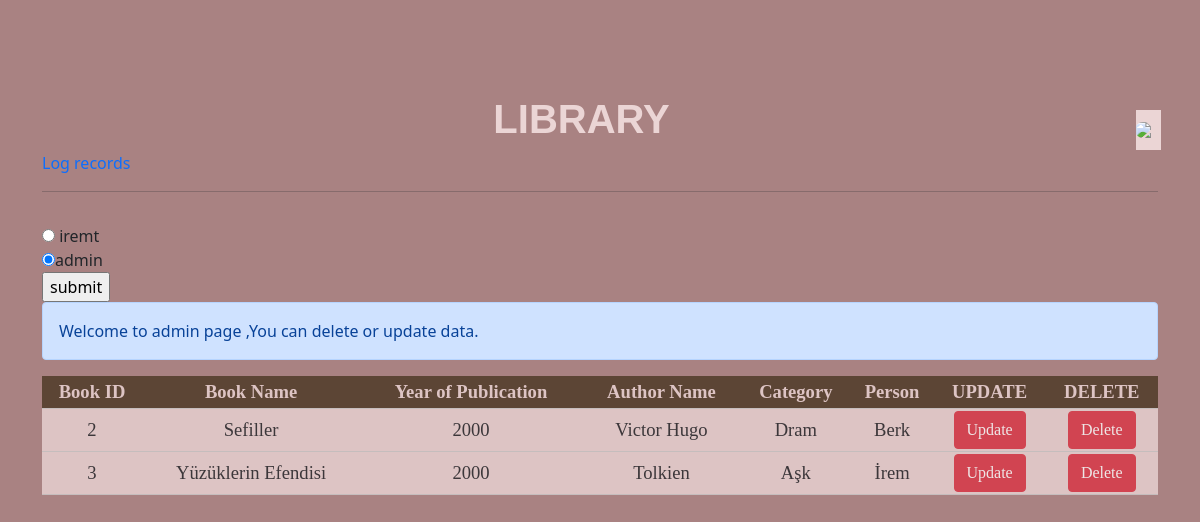
/admin, run on an earlier commit of the app's database.
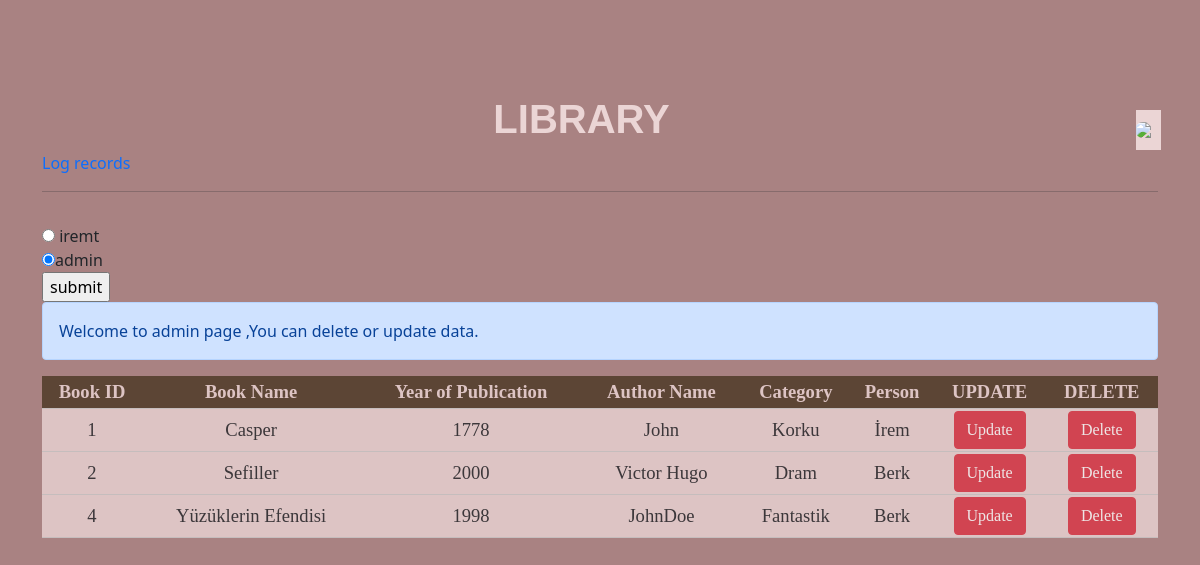
And on a later commit of the database.
### app.py (models this page shows, shortened)
class Uye(db.Model):
    uye_id=db.Column(db.Integer,primary_key=True)
    uye_kullaniciadi=db.Column(db.String,nullable=False)
    uye_sifre=db.Column(db.String,nullable=False)
    uye_durum=db.Column(db.Boolean,nullable=False)

### db/library.py (models this page shows, shortened)
class Library(db.Model):
    BookID=db.Column(db.Integer,primary_key=True)
    BookName=db.Column(db.String,nullable=False)
    Yearofpublication=db.Column(db.String,nullable=False)
    AuthorName=db.Column(db.String,nullable=False)
    Category=db.Column(db.String,nullable=False)
    Addp=db.Column(db.String,nullable=False)
    Book=db.relationship("Log",backref='library')

### app.py (the view)
@app.route("/admin", methods=["POST","GET"])
def admin():
    admins=db.session.query(Uye).filter(Uye.uye_durum==True).all()
    if request.method=="POST":
        selectAdmin=request.form.get('select')
        return render_template("admin.html",selectAdmin=selectAdmin,books=books)
    return render_template("admin.html",books=books,admins=admins)

### templates/admin.html (shortened to what this page needs)
<!DOCTYPE html>
<html lang="en">
<head>
	<link href="https://cdn.jsdelivr.net/npm/bootstrap@5.1.0/dist/css/bootstrap.min.css" rel="stylesheet">
</head>
<div class="navigation">
	<a class="button" href="http://127.0.0.1:5000/">
  	<img src="http://cdn.onlinewebfonts.com/svg/img_409252.png">
	</a>
	</div>
<body>
	<div style="margin-Top:95px;" class="container">
		<center><h3><b>LIBRARY</h3></b></center>
		<a href="http://127.0.0.1:5000/log">Log records</a>
		 <hr>
		 <table class="table">
		<table>
		<tr>
			<th>Book ID</th>
			<th>Book Name</th>
			<th>Year of Publication</th>
			<th>Author Name</th>
			<th>Category</th>
			<th>Person</th>
			<th>UPDATE</th>
			<th>DELETE</th>
		</tr>
		<tr>
		<form  action="/admin" method="POST">
		   <div class="admins">
		  {%for admin in admins%}
          <input type="radio" value={{admin.uye_kullaniciadi}} name="select" checked/>
		  <label for="select" class="radio">{{admin.uye_kullaniciadi}}</label>
            </div>
			{%endfor%}
			<br>
			<input type="submit" value="submit" href="http://127.0.0.1:5000/admin">
		  <div class="alert alert-primary" role="alert">
			Welcome to admin page {{selectAdmin}},You can delete or update data.
		{% for veri in books %}
			<td>{{veri.BookID}}</td>
			<td>{{veri.BookName}}</td>
			<td>{{veri.Yearofpublication}}</td>
			<td>{{veri.AuthorName}}</td>
			<td>{{veri.Category}}</td>
			<td>{{veri.Addp}} </td>
			<td><a href="/add/update/{{veri.BookID}}" class="btn btn-danger">Update</a></td>
            <td><a href="/add/delete/{{veri.BookID}}" class="btn btn-danger">Delete</a></td>
		</div>
			{%endfor%}
		<br><br><br>
		</body>
		</html>

What changed in the data, as far as the page shows it:
removed Library: BookID "3", BookName "Yüzüklerin Efendisi", Yearofpublication "2000", AuthorName "Tolkien", Category "Aşk", Addp "İrem"
added Library: BookID "1", BookName "Casper", Yearofpublication "1778", AuthorName "John", Category "Korku", Addp "İrem"
added Library: BookID "4", BookName "Yüzüklerin Efendisi", Yearofpublication "1998", AuthorName "JohnDoe", Category "Fantastik", Addp "Berk"
